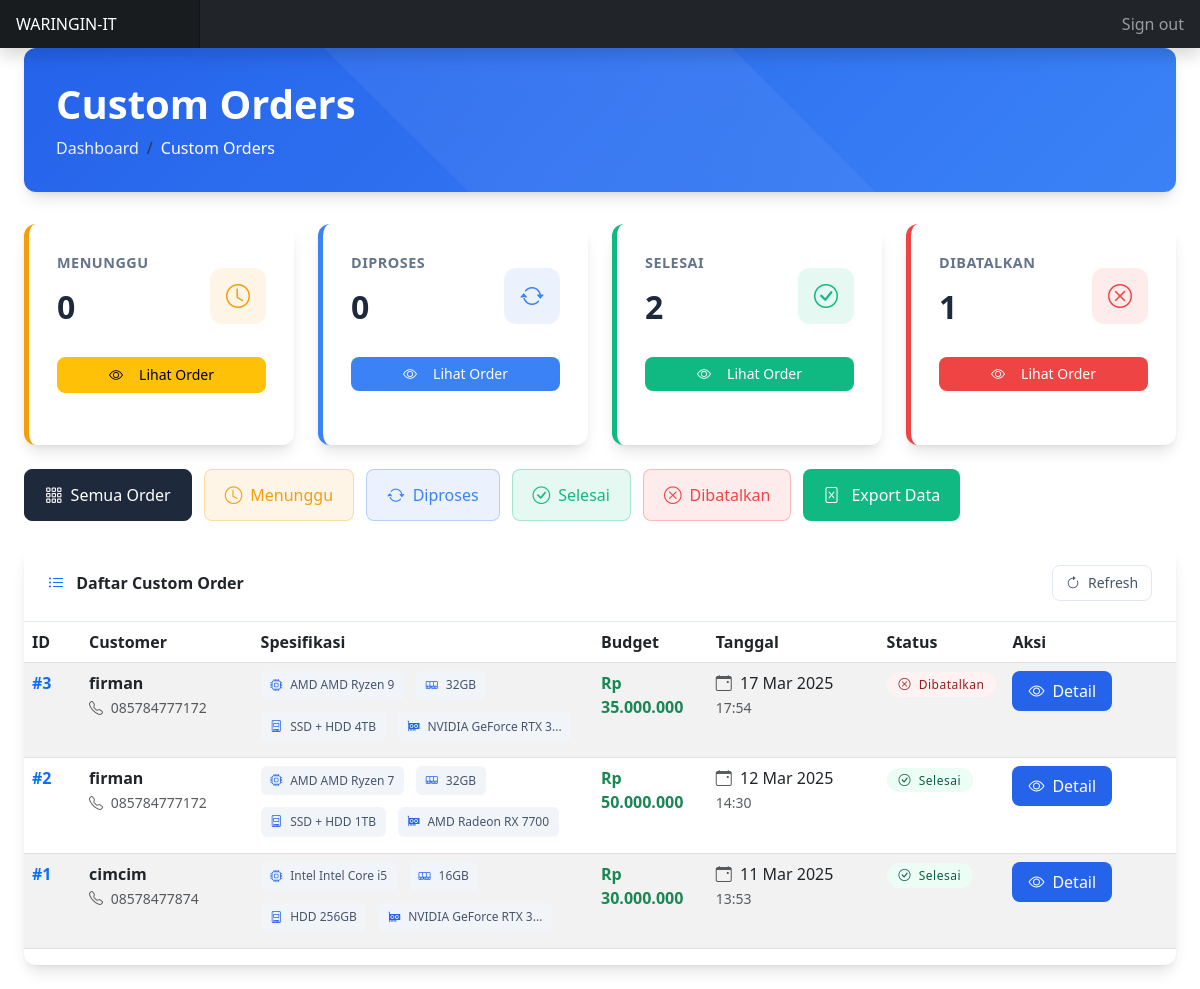
Screenshot of /admin/custom_orders/index.php (signed in) with the database file from the repository.
### tables this page shows
CREATE TABLE `tb_custom_orders` (
  `order_id` int(11) NOT NULL,
  `user_id` int(11) NOT NULL,
  `ram` varchar(50) NOT NULL,
  `storage` varchar(100) NOT NULL,
  `processor` varchar(100) NOT NULL,
  `vga` varchar(100) NOT NULL,
  `screen_size` varchar(50) NOT NULL,
  `screen_type` varchar(100) NOT NULL,
  `operating_system` varchar(100) NOT NULL,
  `additional_specs` text DEFAULT NULL,
  `budget` int(11) NOT NULL,
  `status` enum('pending','processing','completed','cancelled') NOT NULL DEFAULT 'pending',
  `admin_notes` text DEFAULT NULL,
  `admin_id` int(11) DEFAULT NULL,
  `created_at` datetime NOT NULL DEFAULT current_timestamp(),
  `updated_at` datetime DEFAULT NULL ON UPDATE current_timestamp()
);

CREATE TABLE `tb_user` (
  `user_id` int(11) NOT NULL,
  `nama` varchar(255) NOT NULL,
  `password` varchar(255) NOT NULL,
  `alamat` longtext DEFAULT NULL,
  `telepon` varchar(15) DEFAULT NULL,
  `photo` varchar(255) DEFAULT NULL
);

### config/koneksi.php (called while the page is built, shortened)
<?php
$host = 'localhost';
$username = 'root';
$password = '';
$database = 'toko_db';
$conn = mysqli_connect($host, $username, $password, $database);
function query($query) {
    global $conn;
    $result = mysqli_query($conn, $query);
    $rows = [];
    if ($result) {
        while ($row = mysqli_fetch_assoc($result)) {
            $rows[] = $row;
        }
    } else {
        error_log("Query error: " . mysqli_error($conn));
    }
    return $rows;
}
?>

### admin/custom_orders/index.php (the view, shortened to what this page needs)
<?php
require_once '../../config/koneksi.php';
$status_filter = '';
if (isset($_GET['status']) && in_array($_GET['status'], ['pending', 'processing', 'completed', 'cancelled'])) {
    $status_filter = "WHERE co.status = '{$_GET['status']}'";
} else {
    $status_filter = "";
}
$query = "SELECT co.*, u.nama as user_name, u.telepon as user_phone
          FROM tb_custom_orders co
          JOIN tb_user u ON co.user_id = u.user_id
          $status_filter
          ORDER BY co.created_at DESC";
$custom_orders = query($query);
$count_pending = mysqli_fetch_assoc(mysqli_query($conn, "SELECT COUNT(*) as total FROM tb_custom_orders WHERE status = 'pending'"))['total'];
$count_processing = mysqli_fetch_assoc(mysqli_query($conn, "SELECT COUNT(*) as total FROM tb_custom_orders WHERE status = 'processing'"))['total'];
$count_completed = mysqli_fetch_assoc(mysqli_query($conn, "SELECT COUNT(*) as total FROM tb_custom_orders WHERE status = 'completed'"))['total'];
$count_cancelled = mysqli_fetch_assoc(mysqli_query($conn, "SELECT COUNT(*) as total FROM tb_custom_orders WHERE status = 'cancelled'"))['total'];
$status_labels = [
    'pending' => [
        'label' => 'Menunggu',
        'class' => 'bg-warning text-dark',
        'icon' => 'clock'
    ],
    'processing' => [
        'label' => 'Diproses',
        'class' => 'bg-info text-white',
        'icon' => 'arrow-repeat'
    ],
    'completed' => [
        'label' => 'Selesai',
        'class' => 'bg-success text-white',
        'icon' => 'check-circle'
    ],
    'cancelled' => [
        'label' => 'Dibatalkan',
        'class' => 'bg-danger text-white',
        'icon' => 'x-circle'
    ]
];
include_once '../includes/header.php';
?>
<div class="container-fluid px-4">
    <div class="page-header">
        <h1 class="mb-2 fw-bold">Custom Orders</h1>
        <nav aria-label="breadcrumb">
            <ol class="breadcrumb mb-0">
                <li class="breadcrumb-item"><a href="../index.php">Dashboard</a></li>
                <li class="breadcrumb-item active">Custom Orders</li>
            </ol>
        </nav>
    </div>
    <div class="row g-4 mb-4">
        <div class="col-xl-3 col-md-6">
            <div class="card stats-card pending h-100">
                <div class="card-body">
                    <div class="d-flex justify-content-between align-items-center">
                        <div>
                            <div class="stats-label">Menunggu</div>
                            <div class="stats-value"><?= $count_pending ?></div>
                        </div>
                        <div class="stats-icon">
                            <i class="bi bi-clock"></i>
                        </div>
                    </div>
                    <a href="index.php?status=pending" class="btn btn-sm btn-warning w-100 mt-3">
                        <i class="bi bi-eye me-2"></i>Lihat Order
                    </a>
                </div>
            </div>
        </div>
        <div class="col-xl-3 col-md-6">
            <div class="card stats-card processing h-100">
                <div class="card-body">
                    <div class="d-flex justify-content-between align-items-center">
                        <div>
                            <div class="stats-label">Diproses</div>
                            <div class="stats-value"><?= $count_processing ?></div>
                        </div>
                        <div class="stats-icon">
                            <i class="bi bi-arrow-repeat"></i>
                        </div>
                    </div>
                    <a href="index.php?status=processing" class="btn btn-sm btn-info w-100 mt-3 text-white">
                        <i class="bi bi-eye me-2"></i>Lihat Order
                    </a>
                </div>
            </div>
        </div>
        <div class="col-xl-3 col-md-6">
            <div class="card stats-card completed h-100">
                <div class="card-body">
                    <div class="d-flex justify-content-between align-items-center">
                        <div>
                            <div class="stats-label">Selesai</div>
                            <div class="stats-value"><?= $count_completed ?></div>
                        </div>
                        <div class="stats-icon">
                            <i class="bi bi-check-circle"></i>
                        </div>
                    </div>
                    <a href="index.php?status=completed" class="btn btn-sm btn-success w-100 mt-3">
                        <i class="bi bi-eye me-2"></i>Lihat Order
                    </a>
                </div>
            </div>
        </div>
        <div class="col-xl-3 col-md-6">
            <div class="card stats-card cancelled h-100">
                <div class="card-body">
                    <div class="d-flex justify-content-between align-items-center">
                        <div>
                            <div class="stats-label">Dibatalkan</div>
                            <div class="stats-value"><?= $count_cancelled ?></div>
                        </div>
                        <div class="stats-icon">
                            <i class="bi bi-x-circle"></i>
                        </div>
                    </div>
                    <a href="index.php?status=cancelled" class="btn btn-sm btn-danger w-100 mt-3">
                        <i class="bi bi-eye me-2"></i>Lihat Order
                    </a>
                </div>
            </div>
        </div>
    </div>
    <div class="mb-4 filter-container">
        <a href="index.php" class="filter-btn filter-btn-all <?= !isset($_GET['status']) ? 'active' : '' ?>">
            <i class="bi bi-grid-3x3-gap"></i> Semua Order
        </a>
        <a href="index.php?status=pending" class="filter-btn filter-btn-pending <?= (isset($_GET['status']) && $_GET['status'] == 'pending') ? 'active' : '' ?>">
            <i class="bi bi-clock"></i> Menunggu
        </a>
        <a href="index.php?status=processing" class="filter-btn filter-btn-processing <?= (isset($_GET['status']) && $_GET['status'] == 'processing') ? 'active' : '' ?>">
            <i class="bi bi-arrow-repeat"></i> Diproses
        </a>
        <a href="index.php?status=completed" class="filter-btn filter-btn-completed <?= (isset($_GET['status']) && $_GET['status'] == 'completed') ? 'active' : '' ?>">
            <i class="bi bi-check-circle"></i> Selesai
        </a>
        <a href="index.php?status=cancelled" class="filter-btn filter-btn-cancelled <?= (isset($_GET['status']) && $_GET['status'] == 'cancelled') ? 'active' : '' ?>">
            <i class="bi bi-x-circle"></i> Dibatalkan
        </a>
        <a href="export_customs_orders.php" class="btn btn-success">
    <i class="bi bi-file-excel me-1"></i> Export Data
</a>
    </div>
    <div class="card mb-4">
        <div class="card-header">
            <div class="d-flex justify-content-between align-items-center">
                <div>
                    <i class="bi bi-list-ul text-primary me-2"></i>
                    <span class="fw-bold">Daftar Custom Order</span>
                </div>
                <button class="btn btn-light btn-sm" onclick="window.location.reload()">
                    <i class="bi bi-arrow-clockwise"></i>
                    Refresh
                </button>
            </div>
        </div>
        <div class="card-body">
            <div class="table-responsive">
                <table id="dataTable" class="table table-hover">
                    <thead>
                        <tr>
                            <th width="5%">ID</th>
                            <th width="15%">Customer</th>
                            <th width="30%">Spesifikasi</th>
                            <th width="10%">Budget</th>
                            <th width="15%">Tanggal</th>
                            <th width="10%">Status</th>
                            <th width="15%">Aksi</th>
                        </tr>
                    </thead>
                    <tbody>
                        <?php if (empty($custom_orders)) : ?>
                            <tr>
                                <td colspan="7" class="text-center py-4">
                                    <i class="bi bi-inbox fs-1 d-block mb-2 text-muted"></i>
                                    <span class="text-muted">Belum ada custom order</span>
                                </td>
                            </tr>
                        <?php else : ?>
                            <?php foreach ($custom_orders as $order) : ?>
                                <tr>
                                    <td>
                                        <span class="fw-bold text-primary">#<?= $order['order_id'] ?></span>
                                    </td>
                                    <td>
                                        <div class="fw-bold"><?= htmlspecialchars($order['user_name']) ?></div>
                                        <small class="text-muted">
                                            <i class="bi bi-telephone me-1"></i>
                                            <?= htmlspecialchars($order['user_phone']) ?>
                                        </small>
                                    </td>
                                    <td>
                                        <div class="mb-1">
                                            <span class="spec-badge">
                                                <i class="bi bi-cpu me-1"></i>
                                                <?= htmlspecialchars($order['processor']) ?>
                                            </span>
                                            <span class="spec-badge">
                                                <i class="bi bi-memory me-1"></i>
                                                <?= htmlspecialchars($order['ram']) ?>
                                            </span>
                                        </div>
                                        <div>
                                            <span class="spec-badge">
                                                <i class="bi bi-device-ssd me-1"></i>
                                                <?= htmlspecialchars($order['storage']) ?>
                                            </span>
                                            <span class="spec-badge">
                                                <i class="bi bi-gpu-card me-1"></i>
                                                <?= substr(htmlspecialchars($order['vga']), 0, 20) . (strlen($order['vga']) > 20 ? '...' : '') ?>
                                            </span>
                                        </div>
                                    </td>
                                    <td>
                                        <span class="fw-bold text-success">
                                            Rp <?= number_format($order['budget'], 0, ',', '.') ?>
                                        </span>
                                    </td>
                                    <td>
                                        <div>
                                            <i class="bi bi-calendar-event text-muted me-1"></i>
                                            <?= date('d M Y', strtotime($order['created_at'])) ?>
                                        </div>
                                        <small class="text-muted">
                                            <?= date('H:i', strtotime($order['created_at'])) ?>
                                        </small>
                                    </td>
                                    <td>
                                        <span class="badge <?= $status_labels[$order['status']]['class'] ?>">
                                            <i class="bi bi-<?= $status_labels[$order['status']]['icon'] ?> me-1"></i>
                                            <?= $status_labels[$order['status']]['label'] ?>
                                        </span>
                                    </td>
                                    <td>
                                        <a href="detail.php?id=<?= $order['order_id'] ?>" class="btn btn-primary btn-action">
                                            <i class="bi bi-eye"></i> Detail
                                        </a>
                                    </td>
                                </tr>
                            <?php endforeach; ?>
                        <?php endif; ?>
                    </tbody>
                </table>
            </div>
        </div>
    </div>
</div>
<?php include_once '../includes/footer.php'; ?>

### rows the page displays
tb_custom_orders: order_id "3", user.nama "firman", user.telepon "085784777172", processor "AMD AMD Ryzen 9", ram "32GB", storage "SSD + HDD 4TB", vga "NVIDIA GeForce RTX 3", budget "35.000.000", created_at "17 Mar 2025", created_at "17:54", status "Dibatalkan"
tb_custom_orders: order_id "2", user.nama "firman", user.telepon "085784777172", processor "AMD AMD Ryzen 7", ram "32GB", storage "SSD + HDD 1TB", vga "AMD Radeon RX 7700", budget "50.000.000", created_at "12 Mar 2025", created_at "14:30", status "Selesai"
tb_custom_orders: order_id "1", user.nama "cimcim", user.telepon "08578477874", processor "Intel Intel Core i5", ram "16GB", storage "HDD 256GB", vga "NVIDIA GeForce RTX 3", budget "30.000.000", created_at "11 Mar 2025", created_at "13:53", status "Selesai"

### other values shown
$count_pending "0"
$count_processing "0"
$count_completed "2"
$count_cancelled "1"
